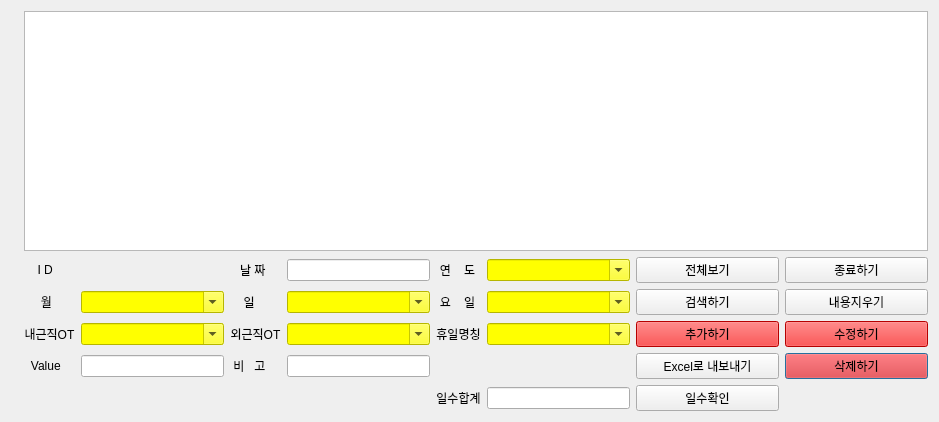
<?xml version="1.0" encoding="UTF-8"?>
<ui version="4.0">
 <class>CalMasterDialog</class>
 <widget class="QDialog" name="CalMasterDialog">
  <property name="geometry">
   <rect>
    <x>0</x>
    <y>0</y>
    <width>939</width>
    <height>422</height>
   </rect>
  </property>
  <property name="sizePolicy">
   <sizepolicy hsizetype="Expanding" vsizetype="Expanding">
    <horstretch>0</horstretch>
    <verstretch>0</verstretch>
   </sizepolicy>
  </property>
  <property name="windowTitle">
   <string>기준달력관리</string>
  </property>
  <layout class="QGridLayout" name="gridLayout_2">
   <item row="1" column="0">
    <layout class="QGridLayout" name="gridLayout">
     <item row="9" column="6">
      <widget class="QLineEdit" name="entry_calmaster_days">
       <property name="sizePolicy">
        <sizepolicy hsizetype="Expanding" vsizetype="Fixed">
         <horstretch>0</horstretch>
         <verstretch>0</verstretch>
        </sizepolicy>
       </property>
      </widget>
     </item>
     <item row="8" column="1">
      <widget class="QLabel" name="label_5">
       <property name="sizePolicy">
        <sizepolicy hsizetype="Fixed" vsizetype="Fixed">
         <horstretch>0</horstretch>
         <verstretch>0</verstretch>
        </sizepolicy>
       </property>
       <property name="text">
        <string>  Value</string>
       </property>
       <property name="alignment">
        <set>Qt::AlignCenter</set>
       </property>
      </widget>
     </item>
     <item row="8" column="0">
      <widget class="QLabel" name="label_7">
       <property name="sizePolicy">
        <sizepolicy hsizetype="Fixed" vsizetype="Fixed">
         <horstretch>0</horstretch>
         <verstretch>0</verstretch>
        </sizepolicy>
       </property>
       <property name="text">
        <string/>
       </property>
       <property name="alignment">
        <set>Qt::AlignCenter</set>
       </property>
      </widget>
     </item>
     <item row="8" column="8">
      <widget class="QPushButton" name="pb_calmaster_delete">
       <property name="sizePolicy">
        <sizepolicy hsizetype="Expanding" vsizetype="Fixed">
         <horstretch>0</horstretch>
         <verstretch>0</verstretch>
        </sizepolicy>
       </property>
       <property name="styleSheet">
        <string notr="true">background-color: rgb(255, 0, 0);</string>
       </property>
       <property name="text">
        <string>삭제하기</string>
       </property>
      </widget>
     </item>
     <item row="5" column="4">
      <widget class="QLineEdit" name="entry_calmaster_caldt">
       <property name="sizePolicy">
        <sizepolicy hsizetype="Expanding" vsizetype="Fixed">
         <horstretch>0</horstretch>
         <verstretch>0</verstretch>
        </sizepolicy>
       </property>
       <property name="alignment">
        <set>Qt::AlignCenter</set>
       </property>
      </widget>
     </item>
     <item row="6" column="3">
      <widget class="QLabel" name="label_10">
       <property name="sizePolicy">
        <sizepolicy hsizetype="Fixed" vsizetype="Fixed">
         <horstretch>0</horstretch>
         <verstretch>0</verstretch>
        </sizepolicy>
       </property>
       <property name="text">
        <string>    일   </string>
       </property>
       <property name="alignment">
        <set>Qt::AlignCenter</set>
       </property>
      </widget>
     </item>
     <item row="3" column="1" colspan="8">
      <widget class="QTableView" name="tv_calmaster">
       <property name="selectionMode">
        <enum>QAbstractItemView::ExtendedSelection</enum>
       </property>
       <property name="sortingEnabled">
        <bool>true</bool>
       </property>
      </widget>
     </item>
     <item row="6" column="1">
      <widget class="QLabel" name="label_3">
       <property name="sizePolicy">
        <sizepolicy hsizetype="Fixed" vsizetype="Fixed">
         <horstretch>0</horstretch>
         <verstretch>0</verstretch>
        </sizepolicy>
       </property>
       <property name="text">
        <string>     월   </string>
       </property>
       <property name="alignment">
        <set>Qt::AlignCenter</set>
       </property>
      </widget>
     </item>
     <item row="7" column="1">
      <widget class="QLabel" name="label_9">
       <property name="sizePolicy">
        <sizepolicy hsizetype="Fixed" vsizetype="Fixed">
         <horstretch>0</horstretch>
         <verstretch>0</verstretch>
        </sizepolicy>
       </property>
       <property name="text">
        <string>내근직OT</string>
       </property>
       <property name="alignment">
        <set>Qt::AlignCenter</set>
       </property>
      </widget>
     </item>
     <item row="7" column="8">
      <widget class="QPushButton" name="pb_calmaster_update">
       <property name="sizePolicy">
        <sizepolicy hsizetype="Expanding" vsizetype="Fixed">
         <horstretch>0</horstretch>
         <verstretch>0</verstretch>
        </sizepolicy>
       </property>
       <property name="styleSheet">
        <string notr="true">background-color: rgb(255, 0, 0);</string>
       </property>
       <property name="text">
        <string>수정하기</string>
       </property>
      </widget>
     </item>
     <item row="5" column="6">
      <widget class="QComboBox" name="cb_calmaster_yr">
       <property name="sizePolicy">
        <sizepolicy hsizetype="Expanding" vsizetype="Fixed">
         <horstretch>0</horstretch>
         <verstretch>0</verstretch>
        </sizepolicy>
       </property>
       <property name="styleSheet">
        <string notr="true">background-color: rgb(255, 255, 0);</string>
       </property>
       <property name="editable">
        <bool>true</bool>
       </property>
      </widget>
     </item>
     <item row="6" column="4">
      <widget class="QComboBox" name="cb_calmaster_da">
       <property name="sizePolicy">
        <sizepolicy hsizetype="Expanding" vsizetype="Fixed">
         <horstretch>0</horstretch>
         <verstretch>0</verstretch>
        </sizepolicy>
       </property>
       <property name="styleSheet">
        <string notr="true">background-color: rgb(255, 255, 0);</string>
       </property>
       <property name="editable">
        <bool>true</bool>
       </property>
      </widget>
     </item>
     <item row="8" column="3">
      <widget class="QLabel" name="label_6">
       <property name="sizePolicy">
        <sizepolicy hsizetype="Fixed" vsizetype="Fixed">
         <horstretch>0</horstretch>
         <verstretch>0</verstretch>
        </sizepolicy>
       </property>
       <property name="text">
        <string> 비   고 </string>
       </property>
       <property name="alignment">
        <set>Qt::AlignCenter</set>
       </property>
      </widget>
     </item>
     <item row="5" column="7">
      <widget class="QPushButton" name="pb_calmaster_show">
       <property name="sizePolicy">
        <sizepolicy hsizetype="Expanding" vsizetype="Fixed">
         <horstretch>0</horstretch>
         <verstretch>0</verstretch>
        </sizepolicy>
       </property>
       <property name="text">
        <string>전체보기</string>
       </property>
      </widget>
     </item>
     <item row="6" column="8">
      <widget class="QPushButton" name="pb_calmaster_clear">
       <property name="sizePolicy">
        <sizepolicy hsizetype="Expanding" vsizetype="Fixed">
         <horstretch>0</horstretch>
         <verstretch>0</verstretch>
        </sizepolicy>
       </property>
       <property name="text">
        <string>내용지우기</string>
       </property>
      </widget>
     </item>
     <item row="5" column="5">
      <widget class="QLabel" name="label_4">
       <property name="sizePolicy">
        <sizepolicy hsizetype="Fixed" vsizetype="Fixed">
         <horstretch>0</horstretch>
         <verstretch>0</verstretch>
        </sizepolicy>
       </property>
       <property name="text">
        <string> 연    도 </string>
       </property>
       <property name="alignment">
        <set>Qt::AlignCenter</set>
       </property>
      </widget>
     </item>
     <item row="5" column="3">
      <widget class="QLabel" name="label_2">
       <property name="sizePolicy">
        <sizepolicy hsizetype="Fixed" vsizetype="Fixed">
         <horstretch>0</horstretch>
         <verstretch>0</verstretch>
        </sizepolicy>
       </property>
       <property name="text">
        <string>   날 짜 </string>
       </property>
       <property name="alignment">
        <set>Qt::AlignCenter</set>
       </property>
      </widget>
     </item>
     <item row="7" column="6">
      <widget class="QComboBox" name="cb_calmaster_nmh">
       <property name="sizePolicy">
        <sizepolicy hsizetype="Expanding" vsizetype="Fixed">
         <horstretch>0</horstretch>
         <verstretch>0</verstretch>
        </sizepolicy>
       </property>
       <property name="styleSheet">
        <string notr="true">background-color: rgb(255, 255, 0);</string>
       </property>
       <property name="editable">
        <bool>true</bool>
       </property>
      </widget>
     </item>
     <item row="9" column="7">
      <widget class="QPushButton" name="pb_calmaster_check_days">
       <property name="sizePolicy">
        <sizepolicy hsizetype="Expanding" vsizetype="Fixed">
         <horstretch>0</horstretch>
         <verstretch>0</verstretch>
        </sizepolicy>
       </property>
       <property name="text">
        <string>일수확인</string>
       </property>
      </widget>
     </item>
     <item row="7" column="5">
      <widget class="QLabel" name="label_14">
       <property name="sizePolicy">
        <sizepolicy hsizetype="Fixed" vsizetype="Fixed">
         <horstretch>0</horstretch>
         <verstretch>0</verstretch>
        </sizepolicy>
       </property>
       <property name="text">
        <string>휴일명칭</string>
       </property>
       <property name="alignment">
        <set>Qt::AlignCenter</set>
       </property>
      </widget>
     </item>
     <item row="5" column="1">
      <widget class="QLabel" name="label">
       <property name="sizePolicy">
        <sizepolicy hsizetype="Fixed" vsizetype="Fixed">
         <horstretch>0</horstretch>
         <verstretch>0</verstretch>
        </sizepolicy>
       </property>
       <property name="text">
        <string>    I D</string>
       </property>
       <property name="alignment">
        <set>Qt::AlignCenter</set>
       </property>
      </widget>
     </item>
     <item row="6" column="7">
      <widget class="QPushButton" name="pb_calmaster_search">
       <property name="sizePolicy">
        <sizepolicy hsizetype="Expanding" vsizetype="Fixed">
         <horstretch>0</horstretch>
         <verstretch>0</verstretch>
        </sizepolicy>
       </property>
       <property name="text">
        <string>검색하기</string>
       </property>
      </widget>
     </item>
     <item row="7" column="3">
      <widget class="QLabel" name="label_13">
       <property name="sizePolicy">
        <sizepolicy hsizetype="Fixed" vsizetype="Fixed">
         <horstretch>0</horstretch>
         <verstretch>0</verstretch>
        </sizepolicy>
       </property>
       <property name="text">
        <string>외근직OT</string>
       </property>
       <property name="alignment">
        <set>Qt::AlignCenter</set>
       </property>
      </widget>
     </item>
     <item row="6" column="5">
      <widget class="QLabel" name="label_12">
       <property name="sizePolicy">
        <sizepolicy hsizetype="Fixed" vsizetype="Fixed">
         <horstretch>0</horstretch>
         <verstretch>0</verstretch>
        </sizepolicy>
       </property>
       <property name="text">
        <string> 요    일 </string>
       </property>
       <property name="alignment">
        <set>Qt::AlignCenter</set>
       </property>
      </widget>
     </item>
     <item row="7" column="4">
      <widget class="QComboBox" name="cb_calmaster_outh">
       <property name="sizePolicy">
        <sizepolicy hsizetype="Expanding" vsizetype="Fixed">
         <horstretch>0</horstretch>
         <verstretch>0</verstretch>
        </sizepolicy>
       </property>
       <property name="styleSheet">
        <string notr="true">background-color: rgb(255, 255, 0);</string>
       </property>
       <property name="editable">
        <bool>true</bool>
       </property>
      </widget>
     </item>
     <item row="8" column="2">
      <widget class="QLineEdit" name="entry_calmaster_val">
       <property name="sizePolicy">
        <sizepolicy hsizetype="Expanding" vsizetype="Fixed">
         <horstretch>0</horstretch>
         <verstretch>0</verstretch>
        </sizepolicy>
       </property>
      </widget>
     </item>
     <item row="6" column="2">
      <widget class="QComboBox" name="cb_calmaster_mth">
       <property name="sizePolicy">
        <sizepolicy hsizetype="Expanding" vsizetype="Fixed">
         <horstretch>0</horstretch>
         <verstretch>0</verstretch>
        </sizepolicy>
       </property>
       <property name="styleSheet">
        <string notr="true">background-color: rgb(255, 255, 0);</string>
       </property>
       <property name="editable">
        <bool>true</bool>
       </property>
      </widget>
     </item>
     <item row="5" column="2">
      <widget class="QLabel" name="lbl_calmaster_id">
       <property name="sizePolicy">
        <sizepolicy hsizetype="Expanding" vsizetype="Fixed">
         <horstretch>0</horstretch>
         <verstretch>0</verstretch>
        </sizepolicy>
       </property>
       <property name="text">
        <string/>
       </property>
      </widget>
     </item>
     <item row="6" column="6">
      <widget class="QComboBox" name="cb_calmaster_dy">
       <property name="sizePolicy">
        <sizepolicy hsizetype="Expanding" vsizetype="Fixed">
         <horstretch>0</horstretch>
         <verstretch>0</verstretch>
        </sizepolicy>
       </property>
       <property name="styleSheet">
        <string notr="true">background-color: rgb(255, 255, 0);</string>
       </property>
       <property name="editable">
        <bool>true</bool>
       </property>
      </widget>
     </item>
     <item row="9" column="5">
      <widget class="QLabel" name="label_8">
       <property name="sizePolicy">
        <sizepolicy hsizetype="Fixed" vsizetype="Fixed">
         <horstretch>0</horstretch>
         <verstretch>0</verstretch>
        </sizepolicy>
       </property>
       <property name="text">
        <string>일수합계</string>
       </property>
       <property name="alignment">
        <set>Qt::AlignCenter</set>
       </property>
      </widget>
     </item>
     <item row="8" column="4">
      <widget class="QLineEdit" name="entry_calmaster_remark">
       <property name="sizePolicy">
        <sizepolicy hsizetype="Expanding" vsizetype="Fixed">
         <horstretch>0</horstretch>
         <verstretch>0</verstretch>
        </sizepolicy>
       </property>
      </widget>
     </item>
     <item row="8" column="7">
      <widget class="QPushButton" name="pb_calmaster_excel_export">
       <property name="sizePolicy">
        <sizepolicy hsizetype="Expanding" vsizetype="Fixed">
         <horstretch>0</horstretch>
         <verstretch>0</verstretch>
        </sizepolicy>
       </property>
       <property name="text">
        <string>Excel로 내보내기</string>
       </property>
      </widget>
     </item>
     <item row="7" column="2">
      <widget class="QComboBox" name="cb_calmaster_inh">
       <property name="sizePolicy">
        <sizepolicy hsizetype="Expanding" vsizetype="Fixed">
         <horstretch>0</horstretch>
         <verstretch>0</verstretch>
        </sizepolicy>
       </property>
       <property name="styleSheet">
        <string notr="true">background-color: rgb(255, 255, 0);</string>
       </property>
       <property name="editable">
        <bool>true</bool>
       </property>
      </widget>
     </item>
     <item row="5" column="8">
      <widget class="QPushButton" name="pb_calmaster_cancel">
       <property name="sizePolicy">
        <sizepolicy hsizetype="Expanding" vsizetype="Fixed">
         <horstretch>0</horstretch>
         <verstretch>0</verstretch>
        </sizepolicy>
       </property>
       <property name="text">
        <string>종료하기</string>
       </property>
      </widget>
     </item>
     <item row="7" column="7">
      <widget class="QPushButton" name="pb_calmaster_insert">
       <property name="sizePolicy">
        <sizepolicy hsizetype="Expanding" vsizetype="Fixed">
         <horstretch>0</horstretch>
         <verstretch>0</verstretch>
        </sizepolicy>
       </property>
       <property name="styleSheet">
        <string notr="true">background-color: rgb(255, 0, 0);</string>
       </property>
       <property name="text">
        <string>추가하기</string>
       </property>
      </widget>
     </item>
     <item row="0" column="5">
      <layout class="QHBoxLayout" name="horizontalLayout"/>
     </item>
    </layout>
   </item>
  </layout>
 </widget>
 <resources/>
 <connections/>
</ui>
